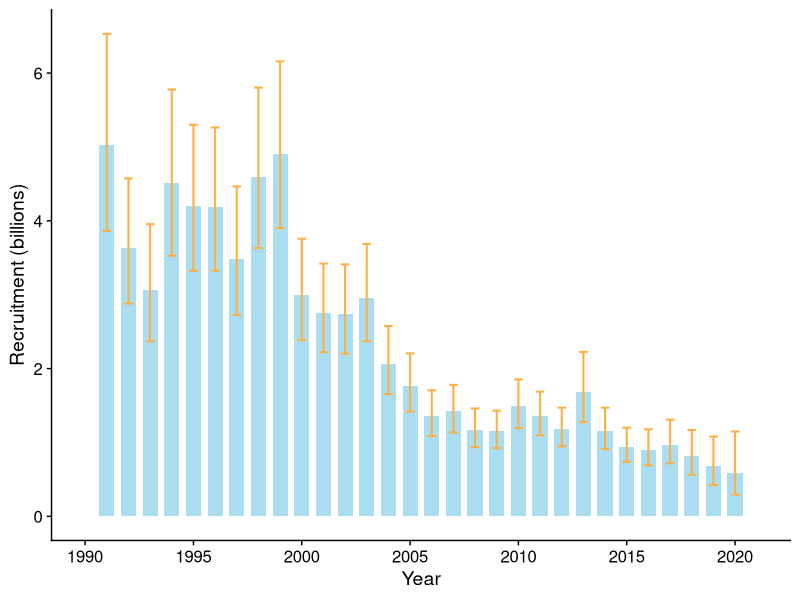
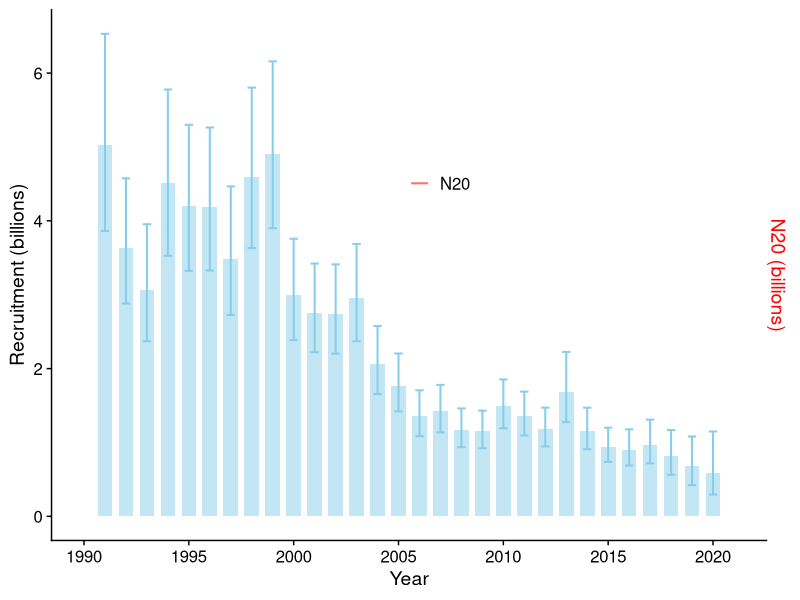
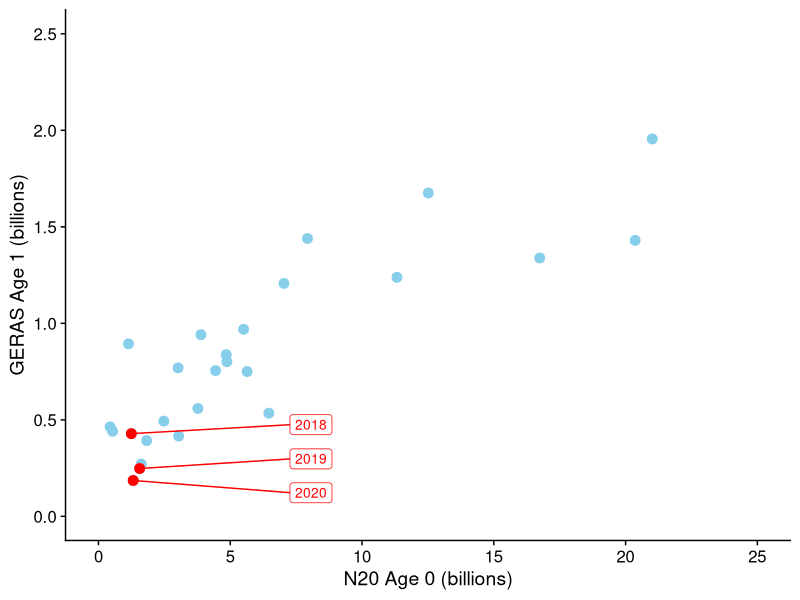
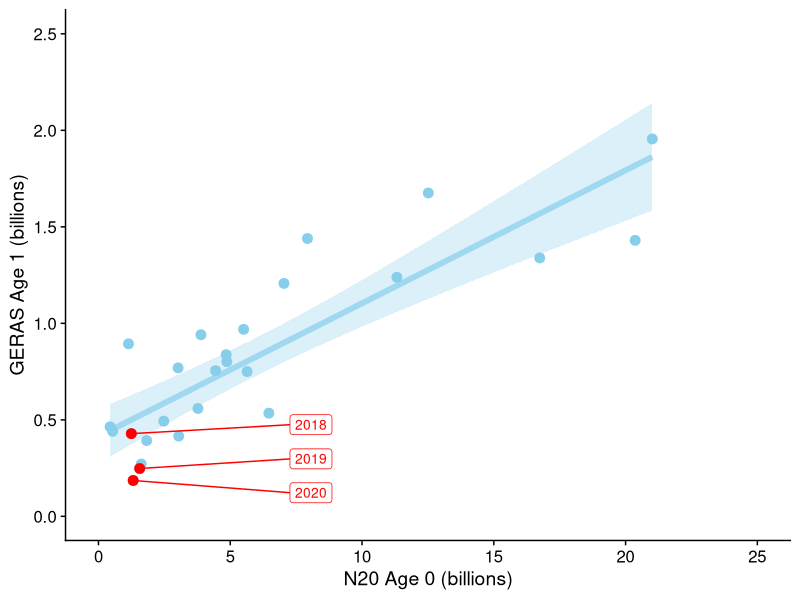
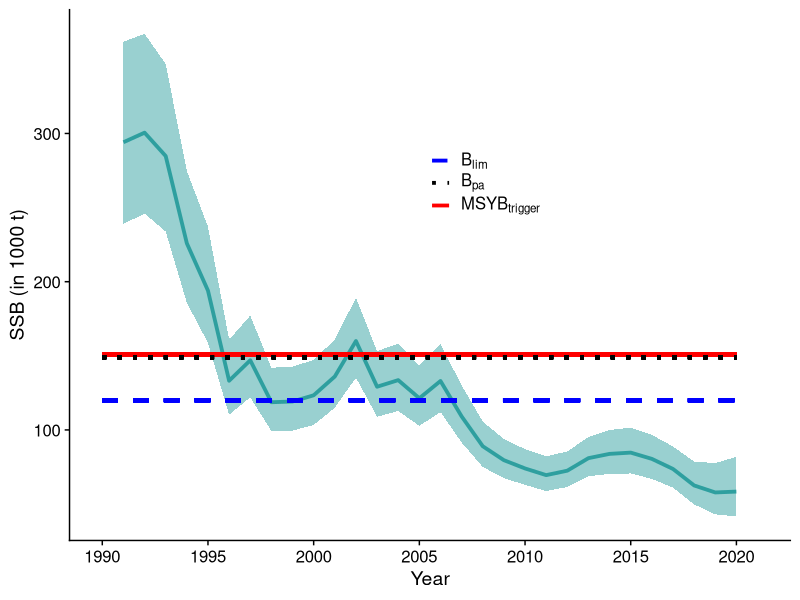
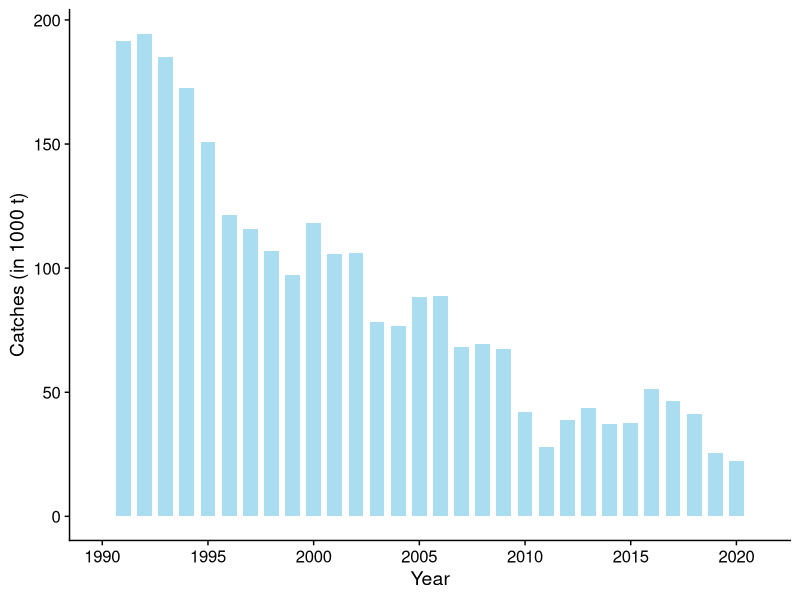
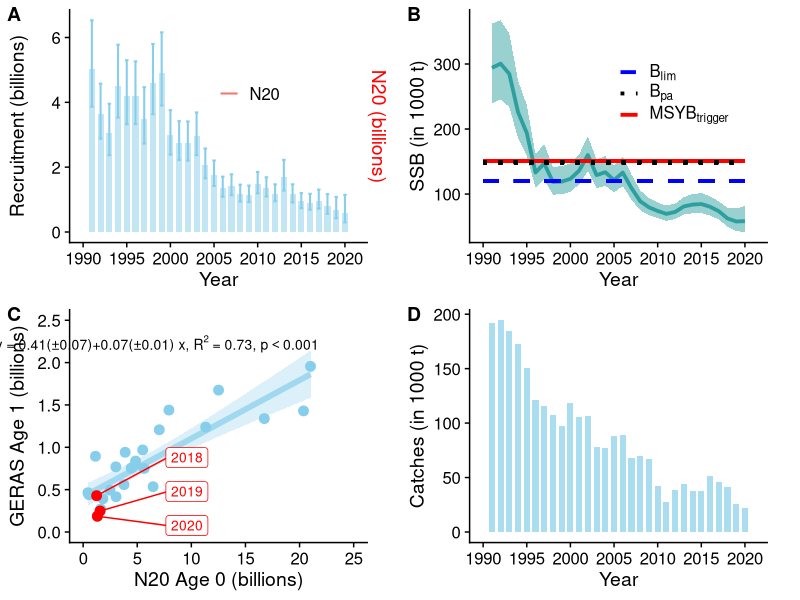

Here is the R script that generated these plots, in order:
## ---- chunk 1
knitr::opts_chunk$set(echo = TRUE)
## ---- chunk 2
library(tidyverse)  #for data wrangling etc
library(cowplot)    #for adding theme
library(ggrepel)    #for labelling scatter plots
library(emmeans)    #for statistical comparisons
## ---- chunk 3
data = read.csv2('../data/data_2021_05_21.csv',sep=",")
str(data)
head(data)
## ---- chunk 4
data = data %>% mutate(Year=as.numeric(Year),
                       GERAS.Age.1=as.numeric(GERAS.Age.1),
                       GERAS.Age.1_billions=as.numeric(GERAS.Age.1/1000),
                       GERAS_N20_comp_billions=as.numeric(GERAS_N20_comp/1000),
                       N20.Age.0=as.numeric(N20.Age.0),
                       N20.Age.0_billions=as.numeric(N20.Age.0/1000),
                       Low.Recruitment_billions=as.numeric(Low.Recruitment/1000000),
                       Recruitment_billions=as.numeric(Recruitment/1000000),
                       High.Recruitment_billions=as.numeric(High.Recruitment/1000000),
                       SSB_thousands=as.numeric(SSB/1000),
                       Low.SSB_thousands=as.numeric(Low.SSB/1000),
                       High.SSB_thousands=as.numeric(High.SSB/1000),
                       Catches_thousands=as.numeric(Catches/1000))
                       
## ---- chunk 5
recruitment_plot<-ggplot(data)+
  geom_bar(aes(y=Recruitment_billions ,x=Year),stat="identity", fill="skyblue", alpha=0.7, width = 0.7)+
  geom_errorbar(aes(x=Year, ymin=Low.Recruitment_billions, ymax=High.Recruitment_billions), width=0.4, colour="#FFAE42", alpha=1, size=0.7)+
  scale_x_continuous(name="Year",limits = c(1990,2021), breaks = c(1990,1995,2000,2005,2010,2015,2020))+
  scale_y_continuous(name = "Recruitment (billions)")+
  theme_cowplot()
recruitment_plot
## ---- chunk 6
scaleFactor <- max(data$Recruitment_billions)/max(data$N20.Age.0_billions)
## ---- chunk 7
recruitment_plot2<-ggplot()+
  geom_bar(data=data,aes(y=Recruitment_billions ,x=Year),stat="identity", fill="skyblue", alpha=0.5, width = 0.7)+
  geom_errorbar(data=data,aes(x=Year, ymin=Low.Recruitment_billions, ymax=High.Recruitment_billions), width=0.4, colour="skyblue", alpha=1, size=0.7)+
  geom_line(data=data,aes(y=N20.Age.0_billions * scaleFactor, x=Year, colour="red"), size=0.7)+
  scale_y_continuous(name="Recruitment (billions)", sec.axis=sec_axis(~./scaleFactor, name="N20 (billions)"))+
  scale_x_continuous(name="Year",limits = c(1990,2021), breaks = c(1990,1995,2000,2005,2010,2015,2020))+
  theme_cowplot()+theme(axis.title.y.right=element_text(color="red"),axis.text.y.right=element_text(color="red"), legend.position = c(0.5, 0.7))+
  scale_colour_discrete(name = "", labels = c("N20"))
recruitment_plot2
## ---- chunk 8
GERAS_N20_lm1<-lm(data=data,GERAS.Age.1_billions~GERAS_N20_comp_billions)
summary(GERAS_N20_lm1)
## ---- chunk 9
newdata=emmeans(GERAS_N20_lm1,~GERAS_N20_comp_billions,at=list(GERAS_N20_comp_billions=seq(min(data$GERAS_N20_comp_billions,na.rm = T),max(data$GERAS_N20_comp_billions,na.rm = T),len=100))) %>% as.data.frame

head(newdata)
## ---- chunk 10
# All labels should be to the right of 3.
x_limits <- c(7, NA)

geras_N20<-ggplot(data=data)+
  geom_point(aes(y=GERAS.Age.1_billions,x=GERAS_N20_comp_billions),colour="skyblue", alpha=1, size=3)+
  theme_cowplot()+
  scale_x_continuous(name="N20 Age 0 (billions)",limits = c(0,25))+
  scale_y_continuous(name="GERAS Age 1 (billions)",limits = c(0,2.5))+
  #coord_cartesian(clip = "off")+
  geom_point(data=data %>% filter(Year>2017),aes(y=GERAS.Age.1_billions,x=GERAS_N20_comp_billions),colour="red", alpha=1, size=3)+
  geom_label_repel(data=data %>% filter(Year>2017), # Filter data first
    aes(y=GERAS.Age.1_billions,x=GERAS_N20_comp_billions,label=Year),colour="red",alpha=1,box.padding   = 0.35, point.padding = 0.1,segment.color = 'red',min.segment.length = 0, size = 3.5,xlim  = x_limits) #fill = "white", xlim = c(-Inf, Inf), ylim = c(-Inf, Inf)
geras_N20
## ---- chunk 11
geras_N20_01<-ggplot()+
  geom_line(data=newdata,aes(x=GERAS_N20_comp_billions,y=emmean),size=2,colour="skyblue",alpha=0.7)+geom_ribbon(data=newdata,aes(x=GERAS_N20_comp_billions,y=emmean,ymin=lower.CL,ymax=upper.CL),alpha=0.3, fill="skyblue")+
  theme_cowplot()+
  geom_point(data=data,aes(y=GERAS.Age.1_billions,x=GERAS_N20_comp_billions),colour="skyblue", alpha=1, size=3)+
  scale_x_continuous(name="N20 Age 0 (billions)",limits = c(0,25))+
  scale_y_continuous(name="GERAS Age 1 (billions)",limits = c(0,2.5))+
  #coord_cartesian(clip = "off")+
  geom_point(data=data %>% filter(Year>2017),aes(y=GERAS.Age.1_billions,x=GERAS_N20_comp_billions),colour="red", alpha=1, size=3)+
  geom_label_repel(data=data %>% filter(Year>2017), # Filter data first
    aes(y=GERAS.Age.1_billions,x=GERAS_N20_comp_billions,label=Year),colour="red",alpha=1,box.padding   = 0.35, point.padding = 0.1,segment.color = 'red',min.segment.length = 0, size = 3.5,xlim  = x_limits) #fill = "white", xlim = c(-Inf, Inf), ylim = c(-Inf, Inf)
geras_N20_01
## ---- chunk 12
SSB_plot<-ggplot(data)+
  geom_line(aes(y=SSB_thousands,x=Year),colour="darkcyan", alpha=0.7, size=1.3)+
  geom_ribbon(aes(y=SSB_thousands,x=Year,ymin = Low.SSB_thousands, ymax = High.SSB_thousands), fill = "darkcyan", alpha=0.4)+
  scale_x_continuous(name="Year",limits = c(1990,2021), breaks = c(1990,1995,2000,2005,2010,2015,2020))+
  scale_y_continuous(name = "SSB (in 1000 t)")+
  geom_segment(aes(x=1990,xend=2020,y=151,yend=151,linetype="MSYBtrigger"),colour="red",size=1.3)+
  geom_segment(aes(x=1990,xend=2020,y=149,yend=149,linetype ="Bpa"),colour="black" ,size=1.3)+
  geom_segment(aes(x=1990,xend=2020,y=120,yend=120,linetype="Blim"),colour="blue",size=1.3)+
  scale_linetype_manual("",values=c("Blim"=2,"Bpa"=3,"MSYBtrigger"=1), labels=c(expression(B[lim]),expression(B[pa]),expression(MSYB[trigger])),
                        guide = guide_legend(override.aes = list(color = c("blue", "black","red"))))+

  theme_cowplot()+theme(legend.position = c(0.5, 0.7),legend.text.align = 0)
SSB_plot

#,linetype="11"
## ---- chunk 13
Catches_plot<-ggplot(data)+
  geom_bar(aes(y=Catches_thousands ,x=Year),stat="identity", fill="skyblue", alpha=0.7, width = 0.7)+
  scale_x_continuous(limits = c(1990,2021), breaks = c(1990,1995,2000,2005,2010,2015,2020))+
  scale_y_continuous(name = "Catches (in 1000 t)")+
  theme_cowplot()
Catches_plot
## ---- chunk 14
Fig.2<-plot_grid(recruitment_plot2, SSB_plot, geras_N20_01, Catches_plot,labels = c('A', 'B','C','D'), ncol = 2,nrow=2, align = "hv")+
  draw_label(expression(paste("y = 0.41(±0.07)+0.07(±0.01) x,",~R^2, " = 0.73,",~p<"0.001", sep="")),size=10,vjust=3,hjust=1.25)
Fig.2

## ---- chunk 15
save_plot("Figure 2.pdf",Fig.2,nrow=2,ncol=2,base_asp = 1.3)
